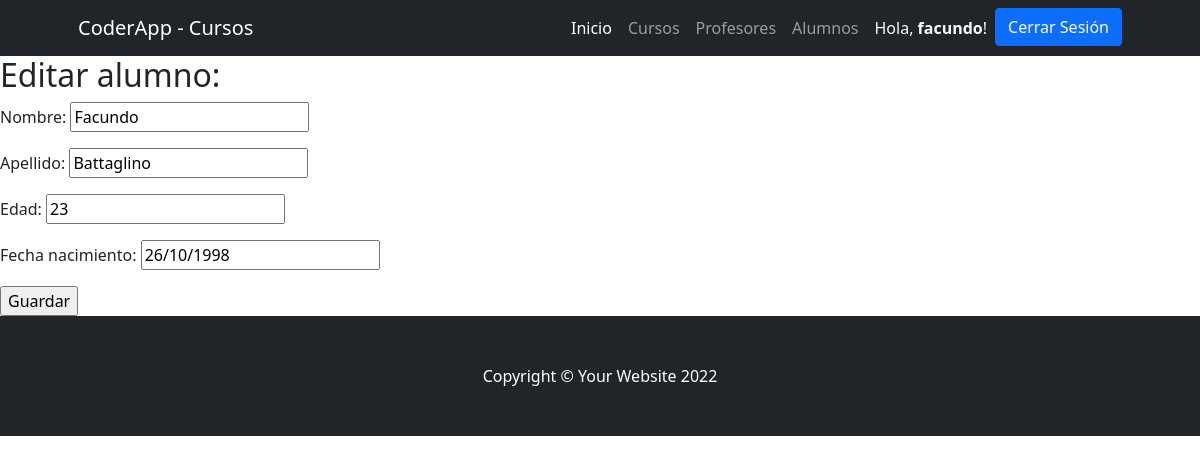
/appcye/editar_alumno/17 (signed in), run on the app's committed database.
### AppCursosyEventos/models.py (models this page shows)
class Alumnos(models.Model):
    nombre = models.CharField(max_length= 30)
    apellido = models.CharField(max_length= 30)
    edad = models.PositiveIntegerField()
    fecha_nacimiento = models.DateField()
    class Meta:
        verbose_name_plural = "Alumnos"

### AppCursosyEventos/views.py (the view, shortened to what this page needs)
# urls.py: path('editar_alumno/<alumno_id>', editar_alumno, name= "editar_alumno"),
def editar_alumno(request, alumno_id):
    alumno = Alumnos.objects.get(id=alumno_id)
    formulario_vacio = NuevoAlumno(initial={"nombre":alumno.nombre,
                                "apellido":alumno.apellido,
                                "edad":alumno.edad,
                                "fecha_nacimiento":alumno.fecha_nacimiento})
    return render(request,"CursosyEventosApp/form_alumnos.html",{'form':formulario_vacio})

### AppCursosyEventos/forms.py
class NuevoAlumno(forms.Form):
    nombre = forms.CharField(max_length=30,label="Nombre")  #nombre es igual a nombre el views [nombre]
    apellido = forms.CharField(max_length=30, label="Apellido")
    edad = forms.IntegerField(min_value=0, label= "Edad")
    fecha_nacimiento = forms.DateField()

### AppCursosyEventos/templates/CursosyEventosApp/form_alumnos.html (shortened to what this page needs)
{% extends 'CursosyEventosApp/base.html'%}
{%load static %}
{%block contenidoPagina%}
<h2>Editar alumno:</h2>
<form action="" method="post">
    {{ form.as_p }}
    <input type="submit" value="Guardar">
</form>
{%endblock%}

### AppCursosyEventos/templates/CursosyEventosApp/base.html (shortened to what this page needs)
{% load static%}
<!DOCTYPE html>
<html lang="en">
    <head>
        <link href="https://cdn.jsdelivr.net/npm/bootstrap-icons@1.4.1/font/bootstrap-icons.css" rel="stylesheet" />
        <link href="{% static 'css/styles.css' %}" rel="stylesheet" />
    </head>
    <body>
        <nav class="navbar navbar-expand-lg navbar-dark bg-dark">
            <div class="container px-5">
                <a class="navbar-brand" href="#!">CoderApp - Cursos</a>
                <div class="collapse navbar-collapse" id="navbarSupportedContent">
                    <ul class="navbar-nav ms-auto mb-2 mb-lg-0">
                        <li class="nav-item"><a class="nav-link active" href="{% url 'inicio' %}">Inicio</a></li>
                        <li class="nav-item"><a class="nav-link" href="{% url 'cursos' %}">Cursos</a></li>
                        <li class="nav-item"><a class="nav-link" href="{% url 'profesores' %}">Profesores</a></li>
                        <li class="nav-item"><a class="nav-link" href="{% url 'alumnos' %}">Alumnos</a></li>
                        {% if user.is_authenticated %}
                        <li class="nav-item"><p class="text-light my-2 mx-2">Hola, <b>{{user.username}}</b>!</p></li>
                        <li class="nav-item"><a class="btn btn-primary" href="{% url 'logout' %}">Cerrar Sesión</a></li>
                        {% else %}
                            <li class="nav-item"><a class="btn btn-primary mx-2" href="{% url 'login' %}">Iniciar Sesión</a></li>
                            <li class="nav-item"><a class="btn btn-outline-primary" href="{% url 'register' %}">Registrarse</a></li>
                        {% endif %}
                    </ul>
                </div>
            </div>
        </nav>
        {% block contenidoPagina %}
        {% endblock %}
        <footer class="py-5 bg-dark">
            <div class="container px-5"><p class="m-0 text-center text-white">Copyright &copy; Your Website 2022</p></div>
        </footer>
    </body>
</html>

### data on the page
Alumnos: nombre "Facundo", apellido "Battaglino", edad "23", fecha_nacimiento "26/10/1998"

### other printed values
{{ user.username }} "facundo"
